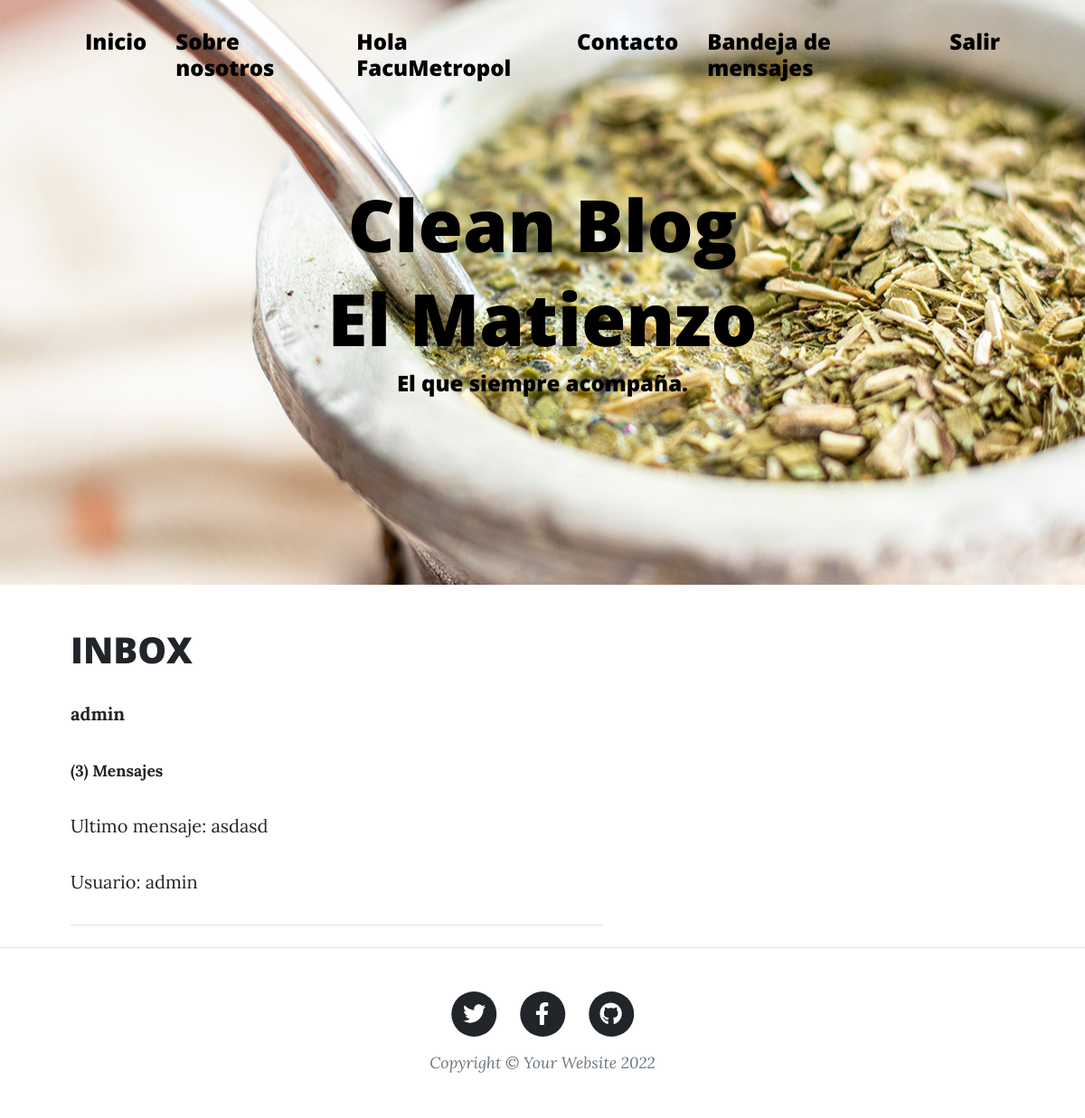
Screenshot of /Inbox (signed in) with the database file from the repository.
### DM/models.py (models this page shows)
class ModelBase(models.Model):
    id = models.UUIDField(default=uuid.uuid4, primary_key=True, db_index=True, editable=False)
    tiempo = models.DateTimeField(auto_now_add=True)
    actualizar = models.DateTimeField(auto_now=True)
    class Meta:
        abstract = True

class CanalUsuario(ModelBase):
    canal = models.ForeignKey('Canal', null=True, on_delete=models.SET_NULL)
    usuario = models.ForeignKey(User, on_delete=models.CASCADE)

class Canal(ModelBase):
    usuarios = models.ManyToManyField(User, blank=True, through=CanalUsuario)
    objects = CanalManager()

class CanalMensaje(ModelBase):
    canal = models.ForeignKey('Canal', on_delete=models.CASCADE)
    usuario = models.ForeignKey(User, on_delete=models.CASCADE)
    texto = models.TextField()

### DM/views.py (the view)
# urls.py: path('Inbox', Inbox.as_view(), name='Inbox'),
class Inbox(View):
    def get(self, request):
        inbox = Canal.objects.filter(canalusuario__usuario__in=[request.user.id])
        context = {'inbox':inbox}
        return render(request, 'AppPrueba/inbox.html', context)

### DM/models.py (called while the page is built)
    def get_queryset(self, *args, **kwargs):
        return CanalQuerySet(self.model, using=self._db)

### AppPrueba/templates/AppPrueba/inbox.html (shortened to what this page needs)
{% extends 'AppPrueba/index-inbox.html' %}
{% load static %}
{% block titulo %}
<h1 style="color:black">El Matienzo</h1>
{% endblock %}

### AppPrueba/templates/AppPrueba/index-inbox.html (shortened to what this page needs)
<!DOCTYPE html>
<html lang="en">
    <head>
        {% load static %}
        <link href='{% static "AppPrueba/css/styles.css" %}' rel="stylesheet" />
    </head>
    <body>
        <nav class="navbar navbar-expand-lg navbar-light" id="mainNav">
            <div class="container px-4 px-lg-5">
                <div class="collapse navbar-collapse" id="navbarResponsive">
                    <ul class="navbar-nav ms-auto py-4 py-lg-0">
                        <li class="nav-item"><h4><a style="color:black" class="nav-link px-lg-3 py-3 py-lg-4" href="{% url 'inicio' %}">Inicio</a></h4></li>
                        <li class="nav-item"><h4><a style="color:black" class="nav-link px-lg-3 py-3 py-lg-4" href="{% url 'about' %}">Sobre nosotros</a></h4></li>
                        {% if user.is_authenticated %}
                        <li class="nav-item"><h4><a style="color:black" class="nav-link px-lg-3 py-3 py-lg-4">Hola {{ user.username }}</a></h4></li>
                        <li class="nav-item"><h4><a style="color:black" class="nav-link px-lg-3 py-3 py-lg-4" href="{% url 'leerUsuarios' %}">Contacto</a></h4></li>
                        <li class="nav-item"><h4><a style="color:black" class="nav-link px-lg-3 py-3 py-lg-4" href="{% url 'Inbox' %}">Bandeja de mensajes</a></h4></li>
                        <li class="nav-item"><h4><a style="color:black" class="nav-link px-lg-3 py-3 py-lg-4" href="{% url 'logout' %}">Salir</a></h4></li>
                        {% else %}
                        <li class="nav-item"><h4><a style="color:black" class="nav-link px-lg-3 py-3 py-lg-4" href="{% url 'login' %}">Entrar</a></h4></li>
                        <li class="nav-item"><h4><a style="color:black" class="nav-link px-lg-3 py-3 py-lg-4" href="{% url 'register' %}">Registrarse</a></h4></li>
                        {% endif %}
                    </ul>
                </div>
            </div>
        </nav>
        <header class="masthead" style="background-image: url('{% static 'AppPrueba/assets/img/Matienzo.jpg' %}')">
            <div class="container position-relative px-4 px-lg-5">
                <div class="row gx-4 gx-lg-5 justify-content-center">
                    <div class="col-md-10 col-lg-8 col-xl-7">
                        <div class="site-heading">
                            <h1 style="color:black">Clean Blog</h1>
                            {% block titulo %}
                            {% endblock %}
                            <span style="color:black" class="subheading"><h4>El que siempre acompaña.</h4></span>
                        </div>
                    </div>
                </div>
            </div>
        </header>
        <div class="container px-4 px-lg-5">
            <div class="row gx-4 gx-lg-5 justify-content-flex-start">
                <div class="col-md-10 col-lg-8 col-xl-7">
                        {% if user.is_authenticated %}
                            <h1>INBOX</h1>
                            {% for inbox in inbox %}
                            <div class="div_inbox">
                                {% for second_user in inbox.canalusuario_set.all %}
                                    {% if second_user.usuario == request.user %}
                                    {% else %}
                                    <a href='{% url "DetailMs" second_user.usuario.username %}'>
                                        <p>
                                            <strong>{{second_user.usuario}}</strong>
                                        </p>
                                        <small>
                                            <strong>({{inbox.canalmensaje_set.count}}) Mensajes</strong>
                                        </small>
                                    </a>
                                    {% endif %}
                                {% endfor %}
                                {% if inbox.canalmensaje_set.count != 0 %}
                                    <div class="div_ms_inbox">
                                        {% with ultimo_mensaje=inbox.canalmensaje_set.last %}
                                            <p>
                                                Ultimo mensaje: {{ultimo_mensaje.texto}}
                                            </p>
                                            <p>
                                                Usuario: {{ultimo_mensaje.usuario}}
                                            </p>
                                            <hr class="my-4" />
                                        {% endwith %}
                                    </div>
                                {% else %}
                                        <p>
                                            No hay mensajes en nuestro inbox
                                        </p>
                                {% endif %}
                            </div>
                            {% empty %}
                            <h2>
                                Inbox vacio
                            </h2>
                            {% endfor %}
                        {% else %}
                        <strong>Ingresar para visualizar contenido </strong>
                        {% endif %}
                    </div>
                </div>
            </div>
        <footer class="border-top">
            <div class="container px-4 px-lg-5">
                <div class="row gx-4 gx-lg-5 justify-content-center">
                    <div class="col-md-10 col-lg-8 col-xl-7">
                        <ul class="list-inline text-center">
                            <li class="list-inline-item">
                                <a href="#!">
                                    <span class="fa-stack fa-lg">
                                        <i class="fas fa-circle fa-stack-2x"></i>
                                        <i class="fab fa-twitter fa-stack-1x fa-inverse"></i>
                                    </span>
                                </a>
                            </li>
                            <li class="list-inline-item">
                                <a href="#!">
                                    <span class="fa-stack fa-lg">
                                        <i class="fas fa-circle fa-stack-2x"></i>
                                        <i class="fab fa-facebook-f fa-stack-1x fa-inverse"></i>
                                    </span>
                                </a>
                            </li>
                            <li class="list-inline-item">
                                <a href="#!">
                                    <span class="fa-stack fa-lg">
                                        <i class="fas fa-circle fa-stack-2x"></i>
                                        <i class="fab fa-github fa-stack-1x fa-inverse"></i>
                                    </span>
                                </a>
                            </li>
                        </ul>
                        <div class="small text-center text-muted fst-italic">Copyright &copy; Your Website 2022</div>
                    </div>
                </div>
            </div>
        </footer>
    </body>
</html>

### rows the page displays
Canal: canalmensaje_set.count "3", canalmensaje_set.last.texto "asdasd", canalmensaje_set.last.usuario "admin"
CanalUsuario: usuario "admin"

### other values shown
{{ user.username }} "FacuMetropol"
